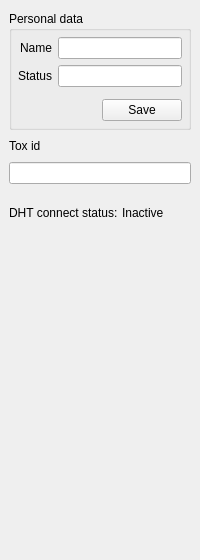
      <widget class="QWidget" name="tabProfile">
       <attribute name="title">
        <string>Profile</string>
       </attribute>
       <layout class="QVBoxLayout" name="verticalLayout_6">
        <property name="spacing">
         <number>9</number>
        </property>
        <property name="leftMargin">
         <number>9</number>
        </property>
        <property name="rightMargin">
         <number>9</number>
        </property>
        <property name="bottomMargin">
         <number>9</number>
        </property>
        <item>
         <widget class="QGroupBox" name="groupBox_3">
          <property name="title">
           <string>Personal data</string>
          </property>
          <layout class="QVBoxLayout" name="verticalLayout_2">
           <property name="leftMargin">
            <number>6</number>
           </property>
           <property name="topMargin">
            <number>6</number>
           </property>
           <property name="rightMargin">
            <number>6</number>
           </property>
           <property name="bottomMargin">
            <number>6</number>
           </property>
           <item>
            <layout class="QFormLayout" name="formLayout">
             <property name="labelAlignment">
              <set>Qt::AlignRight|Qt::AlignTrailing|Qt::AlignVCenter</set>
             </property>
             <property name="bottomMargin">
              <number>6</number>
             </property>
             <item row="0" column="0">
              <widget class="QLabel" name="label">
               <property name="text">
                <string>Name</string>
               </property>
               <property name="alignment">
                <set>Qt::AlignRight|Qt::AlignTrailing|Qt::AlignVCenter</set>
               </property>
              </widget>
             </item>
             <item row="1" column="0">
              <widget class="QLabel" name="label_2">
               <property name="text">
                <string>Status</string>
               </property>
              </widget>
             </item>
             <item row="0" column="1">
              <widget class="QLineEdit" name="lineSelfToxName"/>
             </item>
             <item row="1" column="1">
              <widget class="QLineEdit" name="lineSelfToxStatus"/>
             </item>
            </layout>
           </item>
           <item>
            <layout class="QHBoxLayout" name="horizontalLayout_4">
             <item>
              <spacer name="horizontalSpacer_4">
               <property name="orientation">
                <enum>Qt::Horizontal</enum>
               </property>
               <property name="sizeHint" stdset="0">
                <size>
                 <width>40</width>
                 <height>20</height>
                </size>
               </property>
              </spacer>
             </item>
             <item>
              <widget class="QPushButton" name="btnSaveProfile">
               <property name="sizePolicy">
                <sizepolicy hsizetype="Minimum" vsizetype="Preferred">
                 <horstretch>0</horstretch>
                 <verstretch>0</verstretch>
                </sizepolicy>
               </property>
               <property name="minimumSize">
                <size>
                 <width>80</width>
                 <height>0</height>
                </size>
               </property>
               <property name="text">
                <string>Save</string>
               </property>
              </widget>
             </item>
            </layout>
           </item>
          </layout>
         </widget>
        </item>
        <item>
         <widget class="QLabel" name="labelSelfToxId">
          <property name="text">
           <string>Tox id</string>
          </property>
         </widget>
        </item>
        <item>
         <widget class="QLineEdit" name="lineSelfToxId">
          <property name="readOnly">
           <bool>true</bool>
          </property>
         </widget>
        </item>
        <item>
         <widget class="QWidget" name="widget" native="true"/>
        </item>
        <item>
         <layout class="QFormLayout" name="formLayout_3">
          <property name="horizontalSpacing">
           <number>4</number>
          </property>
          <property name="topMargin">
           <number>4</number>
          </property>
          <item row="0" column="0">
           <widget class="QLabel" name="label_4">
            <property name="text">
             <string>DHT connect status:</string>
            </property>
           </widget>
          </item>
          <item row="0" column="1">
           <widget class="QLabel" name="labelDhtConnecntStatus">
            <property name="text">
             <string>Inactive</string>
            </property>
           </widget>
          </item>
         </layout>
        </item>
        <item>
         <spacer name="verticalSpacer">
          <property name="orientation">
           <enum>Qt::Vertical</enum>
          </property>
          <property name="sizeHint" stdset="0">
           <size>
            <width>20</width>
            <height>331</height>
           </size>
          </property>
         </spacer>
        </item>
       </layout>
      </widget>
